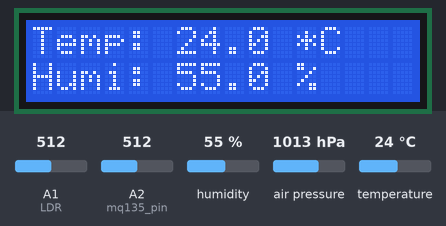
The sketch below on a simulated Arduino Uno, built with avr-gcc and run on an emulated ATmega328P. Parts: 16×2 character LCD. The inputs (shaded band) are chosen by the test bench; at power-on: A2 (mq135_pin) = 512, A1 (LDR) = 512, humidity 55 %, air pressure 1013 hPa, temperature 24 °C.

Above: at 2.7 s.
2.8 s: A2 (mq135_pin) set to 290
At 6.6 s:
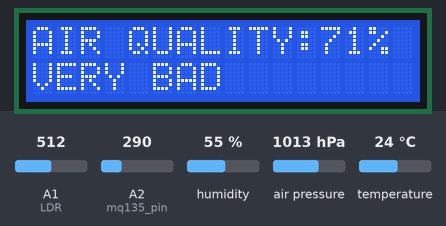
15.3 s: A2 (mq135_pin) set to 306
At 23.2 s:
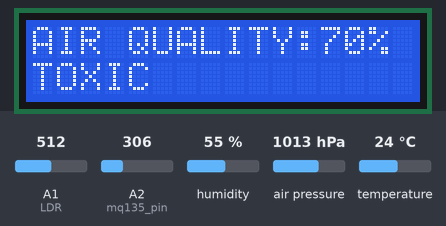
25.5 s: A2 (mq135_pin) set to 289
At 30.9 s:
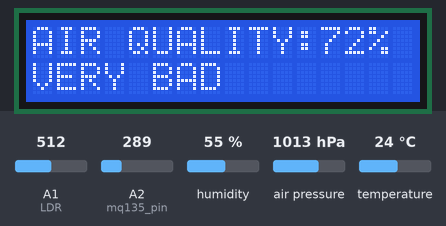
33.6 s: A2 (mq135_pin) set to 244
At 38.7 s:
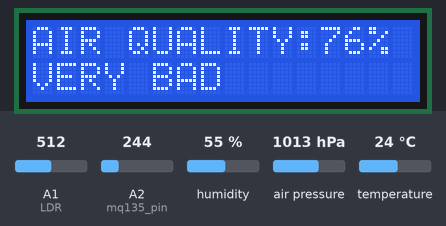
41.7 s: A2 (mq135_pin) set to 209
At 47.5 s:
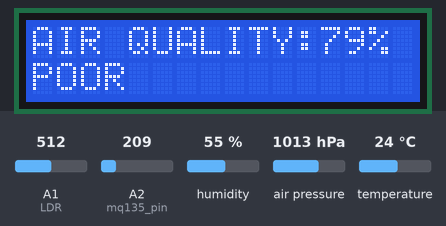
55.6 s: A2 (mq135_pin) set to 170
At 63.9 s:
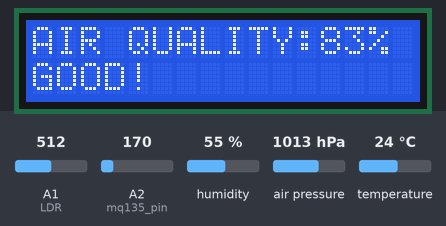
Timing chart, 0 to 65.4 s (numbered marks = the images above; inputs shaded):
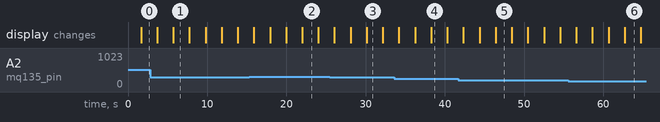

The sketch:

Sketch_2.ino
```cpp
#include <LiquidCrystal_I2C.h>
#include <SoftwareSerial.h>
#include <dht.h>
#include <Wire.h>
#include <BMP180.h>
dht DHT;
LiquidCrystal_I2C lcd(0x27, 16, 2);
SoftwareSerial mySerial(10, 11);
BMP180 myBMP(BMP180_ULTRAHIGHRES);
#define DHT11_PIN A0
#define mq135_pin A2
#define LDR A1
void ReadDHT(void);
void ReadBMP(void);
void ReadAir(void);
void send_data(void);
bool BMP_flag = 0;
bool DHT_flag = 0;


void setup()
{
  mySerial.begin(115200);
  pinMode(mq135_pin, INPUT);
  pinMode(LDR, INPUT);
  lcd.init();
  lcd.backlight();
  lcd.setCursor(0, 0);
  lcd.print("  IoT  Weather  ");
  lcd.setCursor(0, 1);
  lcd.print("Monitor System");
  delay(1500);
}

void loop()
{
  ReadDHT();
  ReadBMP();
  ReadAir();
  Readlight();
  send_data();
}

void  ReadDHT(void)
{
  lcd.clear();
  int chk = DHT.read11(DHT11_PIN);
  switch (chk)
  {
    case DHTLIB_OK:
      DHT_flag = 1;
      lcd.setCursor(0, 0);
      lcd.print("Temp: ");
      lcd.print(DHT.temperature, 1);
      lcd.print(" *C");
      lcd.setCursor(0, 1);
      lcd.print("Humi: ");
      lcd.print(DHT.humidity, 1);
      lcd.print(" %");
      break;
    case DHTLIB_ERROR_CONNECT:
      lcd.setCursor(0, 0);
      lcd.print("NO DHT11 SENSOR");
      lcd.setCursor(0, 1);
      lcd.print("     FOUND!     ");
      break;
    case DHTLIB_ERROR_CHECKSUM:
    case DHTLIB_ERROR_TIMEOUT:
    case DHTLIB_ERROR_ACK_L:
    case DHTLIB_ERROR_ACK_H:
    default:
      DHT_flag = 0;
      lcd.setCursor(0, 0);
      lcd.print("  DHT11 SENSOR  ");
      lcd.setCursor(0, 1);
      lcd.print("     ERROR      ");
      break;
  }
  delay(2000);
}

void ReadBMP(void)
{
  lcd.clear();
  if (myBMP.begin() != true)
  {
    lcd.setCursor(0, 0);
    lcd.print(" BMP180  SENSOR ");
    lcd.setCursor(0, 1);
    lcd.print("    NOT FOUND   ");
    BMP_flag = 0;
    delay(2000);
  }
  else
  {
    BMP_flag = 1;
    lcd.setCursor(0, 0);
    lcd.print("Pa(Grnd):");
    lcd.print(myBMP.getPressure());
    lcd.setCursor(0, 1);
    lcd.print("Pa(sea) :");
    lcd.print(myBMP.getSeaLevelPressure(115));
  }
  delay(2000);
}

void ReadAir(void)
{
  int airqlty = 0;
  lcd.clear();
  lcd.setCursor(0, 0);
  lcd.print("AIR QUALITY:");
  airqlty = analogRead(mq135_pin);
  lcd.print(map(analogRead(mq135_pin), 0, 1024, 99, 0));
  lcd.print("%");
  lcd.setCursor(0, 1);
  if (airqlty <= 180)
    lcd.print("GOOD!");
  else if (airqlty > 180 && airqlty <= 225)
    lcd.print("POOR");
  else if (airqlty > 225 && airqlty <= 300)
    lcd.print("VERY BAD");
  else
    lcd.print("TOXIC");
  delay(2000);
}

void Readlight(void)
{
  lcd.clear();
  lcd.setCursor(3, 0);
  lcd.print("LIGHT :");
  lcd.print(map(analogRead(LDR), 0, 1024, 0, 99));
  lcd.print("%");
  lcd.setCursor(0, 1);
  lcd.print("****************");
  delay(2000);
}

void send_data()
{
  mySerial.print('*'); // Starting char
  if (DHT_flag == 1)
  {
    mySerial.print(DHT.temperature, 0); //2 digit data
    mySerial.print(DHT.humidity, 0); //2 digit data
  }
  else
  {
    mySerial.print("0000"); // Send dummy data
  }
  if (BMP_flag == 1)
  {
    mySerial.print(myBMP.getPressure()); //5 digit data
  }
  else
  {
    mySerial.print("00000");// Send dummy data
  }
  mySerial.print(map(analogRead(LDR), 0, 1024, 0, 99)); //2 digit data
  mySerial.print(map(analogRead(mq135_pin), 0, 1024, 99, 0)); //2 digit data
  mySerial.println('#'); // Ending char
}
```

Measured:
- the behaviour switches between 301 and 300 on A2 (mq135_pin) (found by bisection; images 2 and 3)
- the behaviour switches between 226 and 225 on A2 (mq135_pin) (found by bisection; images 4 and 5)
- after the input at 2.8 s, the display: first differs from a run without the input after 2.9 s (image 1)
- after the input at 15.3 s, the display: first differs from a run without the input after 6.7 s (image 2)
- after the input at 25.5 s, the display: first differs from a run without the input after 4.6 s (image 3)
- after the input at 41.7 s, the display: first differs from a run without the input after 4.7 s (image 5)
- after the input at 55.6 s, the display: first differs from a run without the input after 7.1 s (image 6)
